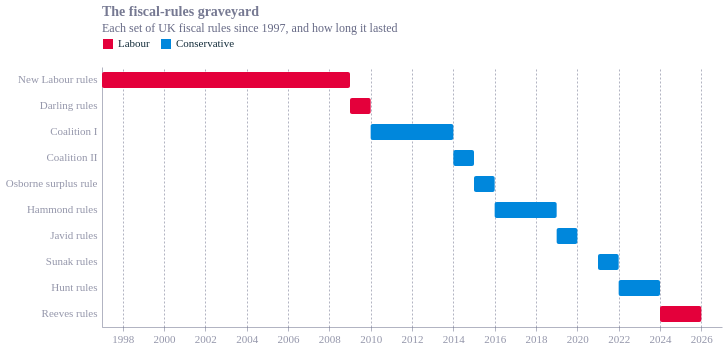

Write notebook code for a chart like this one.
### Code cell
import pandas as pd
import altair as alt
from ecostyles import EcoStyles

styles = EcoStyles(); styles.register_and_enable_theme()

# The 10 sets of UK fiscal rules since 1997 (Institute for Government, 2025)
sets = pd.DataFrame([
    ("New Labour rules",     1997, 2009, "Labour"),
    ("Darling rules",        2009, 2010, "Labour"),
    ("Coalition I",          2010, 2014, "Conservative"),
    ("Coalition II",         2014, 2015, "Conservative"),
    ("Osborne surplus rule", 2015, 2016, "Conservative"),
    ("Hammond rules",        2016, 2019, "Conservative"),
    ("Javid rules",          2019, 2020, "Conservative"),
    ("Sunak rules",          2021, 2022, "Conservative"),
    ("Hunt rules",           2022, 2024, "Conservative"),
    ("Reeves rules",         2024, 2026, "Labour"),
], columns=["ruleset", "start", "end", "party"])

CON, LAB = "#0087DC", "#E4003B"

chart = alt.Chart(sets).mark_bar(height=16, cornerRadius=2).encode(
    x=alt.X("start:Q", scale=alt.Scale(domain=[1997, 2027], nice=False),
            axis=alt.Axis(format="d", grid=True), title=None),
    x2="end:Q",
    y=alt.Y("ruleset:N", sort=alt.EncodingSortField("start"), title=None),
    color=alt.Color("party:N",
        scale=alt.Scale(domain=["Labour", "Conservative"], range=[LAB, CON]),
        legend=alt.Legend(orient="top", direction="horizontal")),
).properties(width=620, height=alt.Step(26),
    title=alt.Title("The fiscal-rules graveyard",
        subtitle="Each set of UK fiscal rules since 1997, and how long it lasted"))

styles.save(chart, name="fiscal_rules", svg=True)
chart

### Figure 1 — Vega-Lite specification as saved in the notebook (floating-point values rounded to 4 significant figures)
{"config": {"font": "Circular Std", "text": {"color": "#676A86", "align": "left", "baseline": "middle", "dx": 7, "dy": 0, "fontSize": 11}, "view": {"stroke": null, "continuousWidth": 400, "continuousHeight": 300, "discreteWidth": 400, "discreteHeight": 300}, "range": {"category": ["#36B7B4", "#E6224B", "#F4C245", "#0063AF", "#00A767", "#179FDB", "#EB5C2E", "#5C267B", "#122B39"], "diverging": ["#E6224B", "#E54753", "#C9C9C9", "#179FDB", "#122B39"], "heatmap": ["#C9C9C9", "#179FDB", "#0063AF", "#122B39"], "ordinal": ["#00A767", "#36B7B4", "#179FDB", "#0063AF", "#243B5A"]}, "bar": {"color": "#179fdb"}, "line": {"color": "#e6224b"}, "rule": {"color": "#676A86"}, "area": {"opacity": 0.8}, "point": {"filled": true, "size": 80, "color": "#e6224b", "opacity": 0.95}, "geoshape": {"stroke": "white", "strokeWidth": 0.3}, "rect": {"fill": "#d6d4d4", "opacity": 0.3}, "axis": {"labelColor": "#676A86", "labelFontSize": 11, "labelFont": "Circular Std", "labelOpacity": 0.7, "tickColor": "#676A86", "tickOpacity": 0.5, "domainColor": "#676A86", "domainOpacity": 0.5, "gridColor": "#676A86", "gridDash": [2, 2], "gridOpacity": 0.5, "title": null, "titleColor": "#676A86", "titleOpacity": 0.8, "tickSize": 4}, "axisXDiscrete": {"grid": false, "labelAngle": 0, "tickCount": 10, "tickOpacity": 0.5, "title": null}, "axisYDiscrete": {"ticks": false, "labelPadding": 5}, "axisXTemporal": {"grid": false, "ticks": true}, "axisXQuantitative": {"grid": true}, "axisYQuantitative": {"gridColor": "#676A86", "gridDash": [1, 5], "gridOpacity": 0.5, "ticks": false, "labelPadding": 5, "tickCount": 8, "titleAngle": 0, "titleAlign": "left", "titleBaseline": "bottom", "titleX": 0, "titleY": -5}, "title": {"color": "#676A86E6", "subtitleColor": "#676A86", "font": "Circular Std", "subtitleFont": "Circular Std", "anchor": "start", "fontSize": 14, "subtitleFontSize": 12, "subtitlePadding": 4, "offset": 0, "frame": "group"}, "legend": {"titleColor": "#122b39", "title": null, "labelColor": "#122b39", "labelFontSize": 11}}, "data": {"name": "data-e65adfbc712f28c0a0ec0828169c4758"}, "mark": {"type": "bar", "cornerRadius": 2, "height": 16}, "encoding": {"color": {"field": "party", "legend": {"direction": "horizontal", "orient": "top"}, "scale": {"domain": ["Labour", "Conservative"], "range": ["#E4003B", "#0087DC"]}, "type": "nominal"}, "x": {"axis": {"format": "d", "grid": true}, "field": "start", "scale": {"domain": [1997, 2027], "nice": false}, "title": null, "type": "quantitative"}, "x2": {"field": "end"}, "y": {"field": "ruleset", "sort": {"field": "start"}, "title": null, "type": "nominal"}}, "height": {"step": 26}, "title": {"text": "The fiscal-rules graveyard", "subtitle": "Each set of UK fiscal rules since 1997, and how long it lasted"}, "width": 620, "$schema": "https://vega.github.io/schema/vega-lite/v6.4.1.json", "datasets": {"data-e65adfbc712f28c0a0ec0828169c4758": [{"ruleset": "New Labour rules", "start": 1997, "end": 2009, "party": "Labour"}, {"ruleset": "Darling rules", "start": 2009, "end": 2010, "party": "Labour"}, {"ruleset": "Coalition I", "start": 2010, "end": 2014, "party": "Conservative"}, {"ruleset": "Coalition II", "start": 2014, "end": 2015, "party": "Conservative"}, {"ruleset": "Osborne surplus rule", "start": 2015, "end": 2016, "party": "Conservative"}, {"ruleset": "Hammond rules", "start": 2016, "end": 2019, "party": "Conservative"}, {"ruleset": "Javid rules", "start": 2019, "end": 2020, "party": "Conservative"}, {"ruleset": "Sunak rules", "start": 2021, "end": 2022, "party": "Conservative"}, {"ruleset": "Hunt rules", "start": 2022, "end": 2024, "party": "Conservative"}, {"ruleset": "Reeves rules", "start": 2024, "end": 2026, "party": "Labour"}]}}
